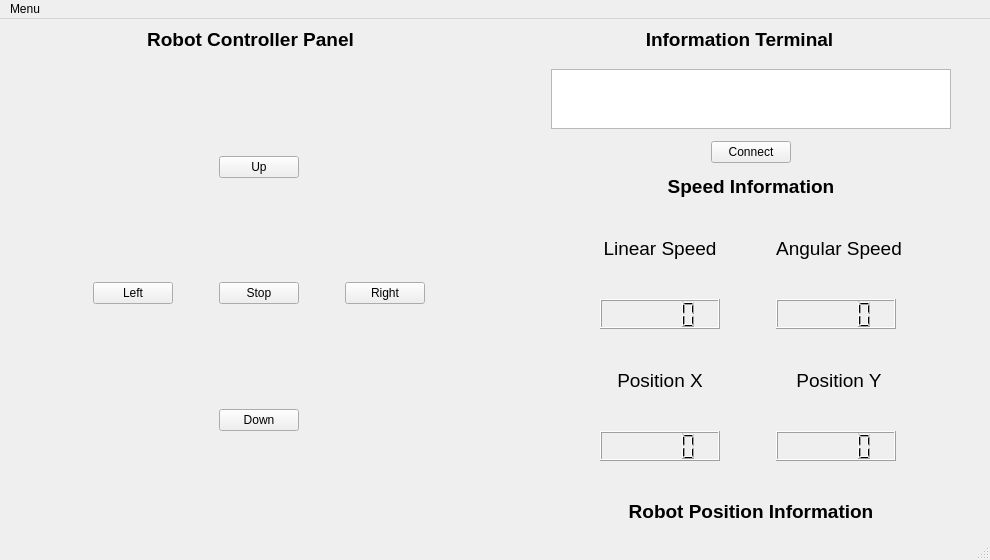
<?xml version="1.0" encoding="UTF-8"?>
<ui version="4.0">
 <class>MainWindow</class>
 <widget class="QMainWindow" name="MainWindow">
  <property name="geometry">
   <rect>
    <x>0</x>
    <y>0</y>
    <width>990</width>
    <height>560</height>
   </rect>
  </property>
  <property name="sizePolicy">
   <sizepolicy hsizetype="Fixed" vsizetype="Fixed">
    <horstretch>0</horstretch>
    <verstretch>0</verstretch>
   </sizepolicy>
  </property>
  <property name="minimumSize">
   <size>
    <width>990</width>
    <height>560</height>
   </size>
  </property>
  <property name="maximumSize">
   <size>
    <width>990</width>
    <height>560</height>
   </size>
  </property>
  <property name="windowTitle">
   <string>ROS Robotic Controller</string>
  </property>
  <widget class="QWidget" name="centralwidget">
   <property name="sizePolicy">
    <sizepolicy hsizetype="Expanding" vsizetype="Expanding">
     <horstretch>0</horstretch>
     <verstretch>0</verstretch>
    </sizepolicy>
   </property>
   <layout class="QGridLayout" name="gridLayout_2">
    <item row="0" column="0">
     <layout class="QGridLayout" name="gridLayout">
      <item row="0" column="0">
       <layout class="QHBoxLayout" name="horizontalLayout_5">
        <item>
         <widget class="QLabel" name="robot_cont_label">
          <property name="font">
           <font>
            <pointsize>14</pointsize>
            <weight>75</weight>
            <bold>true</bold>
           </font>
          </property>
          <property name="text">
           <string>Robot Controller Panel</string>
          </property>
          <property name="alignment">
           <set>Qt::AlignCenter</set>
          </property>
         </widget>
        </item>
        <item>
         <widget class="QLabel" name="info_label">
          <property name="font">
           <font>
            <pointsize>14</pointsize>
            <weight>75</weight>
            <bold>true</bold>
           </font>
          </property>
          <property name="text">
           <string>Information Terminal</string>
          </property>
          <property name="alignment">
           <set>Qt::AlignCenter</set>
          </property>
         </widget>
        </item>
       </layout>
      </item>
      <item row="1" column="0">
       <layout class="QHBoxLayout" name="horizontalLayout_3">
        <item>
         <spacer name="horizontalSpacer_8">
          <property name="orientation">
           <enum>Qt::Horizontal</enum>
          </property>
          <property name="sizeHint" stdset="0">
           <size>
            <width>40</width>
            <height>20</height>
           </size>
          </property>
         </spacer>
        </item>
        <item>
         <layout class="QHBoxLayout" name="horizontalLayout">
          <item>
           <widget class="QPushButton" name="leftButon">
            <property name="minimumSize">
             <size>
              <width>80</width>
              <height>0</height>
             </size>
            </property>
            <property name="text">
             <string>Left</string>
            </property>
            <property name="icon">
             <iconset resource="icons.qrc">
              <normaloff>:/images/images/left-arrow.png</normaloff>:/images/images/left-arrow.png</iconset>
            </property>
           </widget>
          </item>
          <item>
           <spacer name="horizontalSpacer">
            <property name="orientation">
             <enum>Qt::Horizontal</enum>
            </property>
            <property name="sizeHint" stdset="0">
             <size>
              <width>40</width>
              <height>20</height>
             </size>
            </property>
           </spacer>
          </item>
          <item>
           <layout class="QVBoxLayout" name="verticalLayout">
            <item>
             <spacer name="verticalSpacer">
              <property name="orientation">
               <enum>Qt::Vertical</enum>
              </property>
              <property name="sizeHint" stdset="0">
               <size>
                <width>20</width>
                <height>40</height>
               </size>
              </property>
             </spacer>
            </item>
            <item>
             <widget class="QPushButton" name="upButon">
              <property name="minimumSize">
               <size>
                <width>80</width>
                <height>0</height>
               </size>
              </property>
              <property name="text">
               <string>Up</string>
              </property>
              <property name="icon">
               <iconset resource="icons.qrc">
                <normaloff>:/images/images/up-arrow.png</normaloff>:/images/images/up-arrow.png</iconset>
              </property>
             </widget>
            </item>
            <item>
             <spacer name="verticalSpacer_2">
              <property name="orientation">
               <enum>Qt::Vertical</enum>
              </property>
              <property name="sizeHint" stdset="0">
               <size>
                <width>20</width>
                <height>40</height>
               </size>
              </property>
             </spacer>
            </item>
            <item>
             <widget class="QPushButton" name="stopButon">
              <property name="text">
               <string>Stop</string>
              </property>
              <property name="icon">
               <iconset resource="icons.qrc">
                <normaloff>:/images/images/no-stopping.png</normaloff>:/images/images/no-stopping.png</iconset>
              </property>
             </widget>
            </item>
            <item>
             <spacer name="verticalSpacer_3">
              <property name="orientation">
               <enum>Qt::Vertical</enum>
              </property>
              <property name="sizeHint" stdset="0">
               <size>
                <width>20</width>
                <height>40</height>
               </size>
              </property>
             </spacer>
            </item>
            <item>
             <widget class="QPushButton" name="downButon">
              <property name="minimumSize">
               <size>
                <width>80</width>
                <height>0</height>
               </size>
              </property>
              <property name="text">
               <string>Down</string>
              </property>
              <property name="icon">
               <iconset resource="icons.qrc">
                <normaloff>:/images/images/down-arrow.png</normaloff>:/images/images/down-arrow.png</iconset>
              </property>
             </widget>
            </item>
            <item>
             <spacer name="verticalSpacer_4">
              <property name="orientation">
               <enum>Qt::Vertical</enum>
              </property>
              <property name="sizeHint" stdset="0">
               <size>
                <width>20</width>
                <height>40</height>
               </size>
              </property>
             </spacer>
            </item>
           </layout>
          </item>
          <item>
           <spacer name="horizontalSpacer_2">
            <property name="orientation">
             <enum>Qt::Horizontal</enum>
            </property>
            <property name="sizeHint" stdset="0">
             <size>
              <width>40</width>
              <height>20</height>
             </size>
            </property>
           </spacer>
          </item>
          <item>
           <widget class="QPushButton" name="rightButon">
            <property name="minimumSize">
             <size>
              <width>80</width>
              <height>0</height>
             </size>
            </property>
            <property name="text">
             <string>Right</string>
            </property>
            <property name="icon">
             <iconset resource="icons.qrc">
              <normaloff>:/images/images/right-arrow.png</normaloff>:/images/images/right-arrow.png</iconset>
            </property>
           </widget>
          </item>
         </layout>
        </item>
        <item>
         <spacer name="horizontalSpacer_11">
          <property name="orientation">
           <enum>Qt::Horizontal</enum>
          </property>
          <property name="sizeType">
           <enum>QSizePolicy::Fixed</enum>
          </property>
          <property name="sizeHint" stdset="0">
           <size>
            <width>120</width>
            <height>20</height>
           </size>
          </property>
         </spacer>
        </item>
        <item>
         <layout class="QVBoxLayout" name="verticalLayout_4">
          <item>
           <spacer name="verticalSpacer_19">
            <property name="orientation">
             <enum>Qt::Vertical</enum>
            </property>
            <property name="sizeHint" stdset="0">
             <size>
              <width>20</width>
              <height>40</height>
             </size>
            </property>
           </spacer>
          </item>
          <item>
           <spacer name="verticalSpacer_11">
            <property name="orientation">
             <enum>Qt::Vertical</enum>
            </property>
            <property name="sizeHint" stdset="0">
             <size>
              <width>20</width>
              <height>40</height>
             </size>
            </property>
           </spacer>
          </item>
          <item>
           <widget class="QTextBrowser" name="infoText">
            <property name="minimumSize">
             <size>
              <width>400</width>
              <height>60</height>
             </size>
            </property>
            <property name="maximumSize">
             <size>
              <width>400</width>
              <height>60</height>
             </size>
            </property>
           </widget>
          </item>
          <item>
           <spacer name="verticalSpacer_14">
            <property name="orientation">
             <enum>Qt::Vertical</enum>
            </property>
            <property name="sizeHint" stdset="0">
             <size>
              <width>20</width>
              <height>40</height>
             </size>
            </property>
           </spacer>
          </item>
          <item>
           <layout class="QHBoxLayout" name="horizontalLayout_4">
            <item>
             <spacer name="horizontalSpacer_3">
              <property name="orientation">
               <enum>Qt::Horizontal</enum>
              </property>
              <property name="sizeHint" stdset="0">
               <size>
                <width>40</width>
                <height>20</height>
               </size>
              </property>
             </spacer>
            </item>
            <item>
             <widget class="QPushButton" name="connectButton">
              <property name="sizePolicy">
               <sizepolicy hsizetype="Minimum" vsizetype="Fixed">
                <horstretch>0</horstretch>
                <verstretch>0</verstretch>
               </sizepolicy>
              </property>
              <property name="minimumSize">
               <size>
                <width>80</width>
                <height>0</height>
               </size>
              </property>
              <property name="maximumSize">
               <size>
                <width>100</width>
                <height>100</height>
               </size>
              </property>
              <property name="layoutDirection">
               <enum>Qt::LeftToRight</enum>
              </property>
              <property name="text">
               <string>Connect</string>
              </property>
              <property name="icon">
               <iconset resource="icons.qrc">
                <normaloff>:/images/images/reload.png</normaloff>:/images/images/reload.png</iconset>
              </property>
              <property name="checkable">
               <bool>true</bool>
              </property>
             </widget>
            </item>
            <item>
             <spacer name="horizontalSpacer_4">
              <property name="orientation">
               <enum>Qt::Horizontal</enum>
              </property>
              <property name="sizeHint" stdset="0">
               <size>
                <width>40</width>
                <height>20</height>
               </size>
              </property>
             </spacer>
            </item>
           </layout>
          </item>
          <item>
           <spacer name="verticalSpacer_13">
            <property name="orientation">
             <enum>Qt::Vertical</enum>
            </property>
            <property name="sizeHint" stdset="0">
             <size>
              <width>20</width>
              <height>40</height>
             </size>
            </property>
           </spacer>
          </item>
          <item>
           <widget class="QLabel" name="speed_info_label">
            <property name="font">
             <font>
              <pointsize>14</pointsize>
              <weight>75</weight>
              <bold>true</bold>
             </font>
            </property>
            <property name="text">
             <string>Speed Information</string>
            </property>
            <property name="alignment">
             <set>Qt::AlignCenter</set>
            </property>
           </widget>
          </item>
          <item>
           <layout class="QHBoxLayout" name="horizontalLayout_2">
            <item>
             <spacer name="horizontalSpacer_5">
              <property name="orientation">
               <enum>Qt::Horizontal</enum>
              </property>
              <property name="sizeHint" stdset="0">
               <size>
                <width>40</width>
                <height>20</height>
               </size>
              </property>
             </spacer>
            </item>
            <item>
             <layout class="QVBoxLayout" name="verticalLayout_2">
              <item>
               <spacer name="verticalSpacer_5">
                <property name="orientation">
                 <enum>Qt::Vertical</enum>
                </property>
                <property name="sizeHint" stdset="0">
                 <size>
                  <width>20</width>
                  <height>40</height>
                 </size>
                </property>
               </spacer>
              </item>
              <item>
               <widget class="QLabel" name="l_speed_label">
                <property name="font">
                 <font>
                  <pointsize>14</pointsize>
                 </font>
                </property>
                <property name="text">
                 <string>Linear Speed</string>
                </property>
                <property name="alignment">
                 <set>Qt::AlignCenter</set>
                </property>
               </widget>
              </item>
              <item>
               <spacer name="verticalSpacer_6">
                <property name="orientation">
                 <enum>Qt::Vertical</enum>
                </property>
                <property name="sizeHint" stdset="0">
                 <size>
                  <width>20</width>
                  <height>40</height>
                 </size>
                </property>
               </spacer>
              </item>
              <item>
               <widget class="QLCDNumber" name="l_speed_lcd">
                <property name="sizePolicy">
                 <sizepolicy hsizetype="Fixed" vsizetype="Fixed">
                  <horstretch>0</horstretch>
                  <verstretch>0</verstretch>
                 </sizepolicy>
                </property>
                <property name="minimumSize">
                 <size>
                  <width>120</width>
                  <height>30</height>
                 </size>
                </property>
                <property name="maximumSize">
                 <size>
                  <width>120</width>
                  <height>30</height>
                 </size>
                </property>
                <property name="mode">
                 <enum>QLCDNumber::Dec</enum>
                </property>
                <property name="segmentStyle">
                 <enum>QLCDNumber::Filled</enum>
                </property>
               </widget>
              </item>
              <item>
               <spacer name="verticalSpacer_7">
                <property name="orientation">
                 <enum>Qt::Vertical</enum>
                </property>
                <property name="sizeHint" stdset="0">
                 <size>
                  <width>20</width>
                  <height>40</height>
                 </size>
                </property>
               </spacer>
              </item>
              <item>
               <widget class="QLabel" name="posx_label">
                <property name="font">
                 <font>
                  <pointsize>14</pointsize>
                 </font>
                </property>
                <property name="text">
                 <string>Position X</string>
                </property>
                <property name="alignment">
                 <set>Qt::AlignCenter</set>
                </property>
               </widget>
              </item>
              <item>
               <spacer name="verticalSpacer_15">
                <property name="orientation">
                 <enum>Qt::Vertical</enum>
                </property>
                <property name="sizeHint" stdset="0">
                 <size>
                  <width>20</width>
                  <height>40</height>
                 </size>
                </property>
               </spacer>
              </item>
              <item>
               <widget class="QLCDNumber" name="x_pos_lcd">
                <property name="minimumSize">
                 <size>
                  <width>120</width>
                  <height>30</height>
                 </size>
                </property>
                <property name="maximumSize">
                 <size>
                  <width>120</width>
                  <height>30</height>
                 </size>
                </property>
               </widget>
              </item>
              <item>
               <spacer name="verticalSpacer_17">
                <property name="orientation">
                 <enum>Qt::Vertical</enum>
                </property>
                <property name="sizeHint" stdset="0">
                 <size>
                  <width>20</width>
                  <height>40</height>
                 </size>
                </property>
               </spacer>
              </item>
             </layout>
            </item>
            <item>
             <spacer name="horizontalSpacer_6">
              <property name="orientation">
               <enum>Qt::Horizontal</enum>
              </property>
              <property name="sizeHint" stdset="0">
               <size>
                <width>40</width>
                <height>20</height>
               </size>
              </property>
             </spacer>
            </item>
            <item>
             <layout class="QVBoxLayout" name="verticalLayout_3">
              <item>
               <spacer name="verticalSpacer_8">
                <property name="orientation">
                 <enum>Qt::Vertical</enum>
                </property>
                <property name="sizeHint" stdset="0">
                 <size>
                  <width>20</width>
                  <height>40</height>
                 </size>
                </property>
               </spacer>
              </item>
              <item>
               <widget class="QLabel" name="a_speed_label">
                <property name="font">
                 <font>
                  <pointsize>14</pointsize>
                 </font>
                </property>
                <property name="text">
                 <string>Angular Speed</string>
                </property>
                <property name="alignment">
                 <set>Qt::AlignCenter</set>
                </property>
               </widget>
              </item>
              <item>
               <spacer name="verticalSpacer_9">
                <property name="orientation">
                 <enum>Qt::Vertical</enum>
                </property>
                <property name="sizeHint" stdset="0">
                 <size>
                  <width>20</width>
                  <height>40</height>
                 </size>
                </property>
               </spacer>
              </item>
              <item>
               <widget class="QLCDNumber" name="a_speed_lcd">
                <property name="sizePolicy">
                 <sizepolicy hsizetype="Fixed" vsizetype="Fixed">
                  <horstretch>0</horstretch>
                  <verstretch>0</verstretch>
                 </sizepolicy>
                </property>
                <property name="minimumSize">
                 <size>
                  <width>120</width>
                  <height>30</height>
                 </size>
                </property>
                <property name="maximumSize">
                 <size>
                  <width>120</width>
                  <height>30</height>
                 </size>
                </property>
                <property name="mode">
                 <enum>QLCDNumber::Dec</enum>
                </property>
                <property name="segmentStyle">
                 <enum>QLCDNumber::Filled</enum>
                </property>
               </widget>
              </item>
              <item>
               <spacer name="verticalSpacer_10">
                <property name="orientation">
                 <enum>Qt::Vertical</enum>
                </property>
                <property name="sizeHint" stdset="0">
                 <size>
                  <width>20</width>
                  <height>40</height>
                 </size>
                </property>
               </spacer>
              </item>
              <item>
               <widget class="QLabel" name="posy_label">
                <property name="font">
                 <font>
                  <pointsize>14</pointsize>
                 </font>
                </property>
                <property name="text">
                 <string>Position Y</string>
                </property>
                <property name="alignment">
                 <set>Qt::AlignCenter</set>
                </property>
               </widget>
              </item>
              <item>
               <spacer name="verticalSpacer_16">
                <property name="orientation">
                 <enum>Qt::Vertical</enum>
                </property>
                <property name="sizeHint" stdset="0">
                 <size>
                  <width>20</width>
                  <height>40</height>
                 </size>
                </property>
               </spacer>
              </item>
              <item>
               <widget class="QLCDNumber" name="y_pos_lcd">
                <property name="minimumSize">
                 <size>
                  <width>120</width>
                  <height>30</height>
                 </size>
                </property>
                <property name="maximumSize">
                 <size>
                  <width>120</width>
                  <height>30</height>
                 </size>
                </property>
               </widget>
              </item>
              <item>
               <spacer name="verticalSpacer_18">
                <property name="orientation">
                 <enum>Qt::Vertical</enum>
                </property>
                <property name="sizeHint" stdset="0">
                 <size>
                  <width>20</width>
                  <height>40</height>
                 </size>
                </property>
               </spacer>
              </item>
             </layout>
            </item>
            <item>
             <spacer name="horizontalSpacer_7">
              <property name="orientation">
               <enum>Qt::Horizontal</enum>
              </property>
              <property name="sizeHint" stdset="0">
               <size>
                <width>40</width>
                <height>20</height>
               </size>
              </property>
             </spacer>
            </item>
           </layout>
          </item>
          <item>
           <widget class="QLabel" name="robot_pos_info_label">
            <property name="font">
             <font>
              <pointsize>14</pointsize>
              <weight>75</weight>
              <bold>true</bold>
             </font>
            </property>
            <property name="text">
             <string>Robot Position Information</string>
            </property>
            <property name="alignment">
             <set>Qt::AlignCenter</set>
            </property>
           </widget>
          </item>
          <item>
           <spacer name="verticalSpacer_12">
            <property name="orientation">
             <enum>Qt::Vertical</enum>
            </property>
            <property name="sizeHint" stdset="0">
             <size>
              <width>20</width>
              <height>40</height>
             </size>
            </property>
           </spacer>
          </item>
         </layout>
        </item>
        <item>
         <spacer name="horizontalSpacer_9">
          <property name="orientation">
           <enum>Qt::Horizontal</enum>
          </property>
          <property name="sizeType">
           <enum>QSizePolicy::Fixed</enum>
          </property>
          <property name="sizeHint" stdset="0">
           <size>
            <width>30</width>
            <height>10</height>
           </size>
          </property>
         </spacer>
        </item>
       </layout>
      </item>
     </layout>
    </item>
   </layout>
  </widget>
  <widget class="QMenuBar" name="menubar">
   <property name="geometry">
    <rect>
     <x>0</x>
     <y>0</y>
     <width>990</width>
     <height>22</height>
    </rect>
   </property>
   <widget class="QMenu" name="menuMenu">
    <property name="title">
     <string>Menu</string>
    </property>
    <addaction name="actionAbout"/>
    <addaction name="actionQuit"/>
   </widget>
   <addaction name="menuMenu"/>
  </widget>
  <widget class="QStatusBar" name="statusbar"/>
  <action name="actionAbout">
   <property name="icon">
    <iconset>
     <normaloff>:/images/book.png</normaloff>:/images/book.png</iconset>
   </property>
   <property name="text">
    <string>About</string>
   </property>
   <property name="shortcut">
    <string>Ctrl+A</string>
   </property>
  </action>
  <action name="actionQuit">
   <property name="icon">
    <iconset>
     <normaloff>:/images/cancel.png</normaloff>:/images/cancel.png</iconset>
   </property>
   <property name="text">
    <string>Quit</string>
   </property>
   <property name="shortcut">
    <string>Ctrl+Q</string>
   </property>
  </action>
 </widget>
 <resources>
  <include location="icons.qrc"/>
 </resources>
 <connections/>
</ui>
